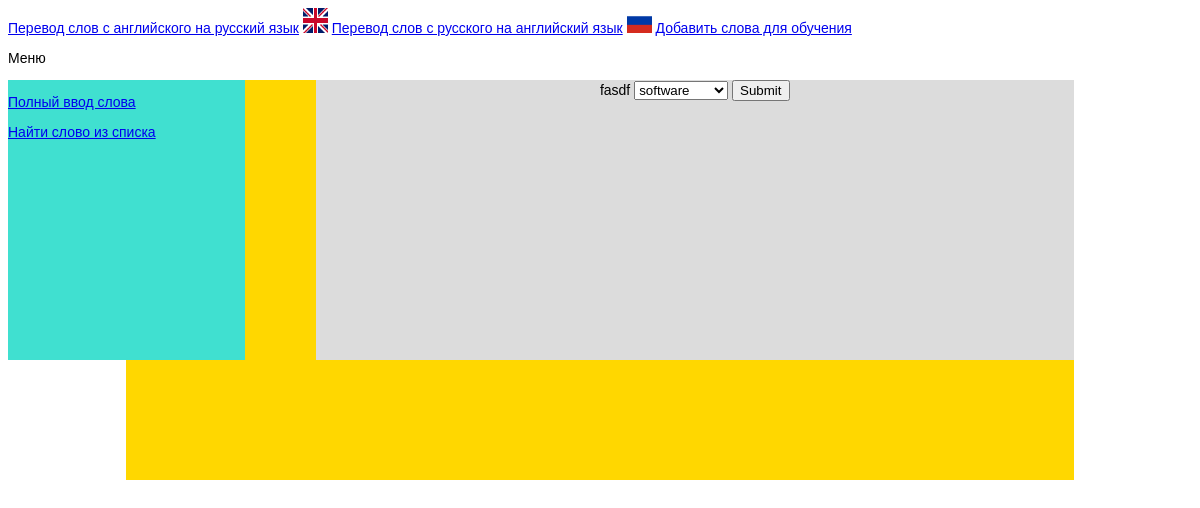
The page /lst_russia on the database as committed earlier.
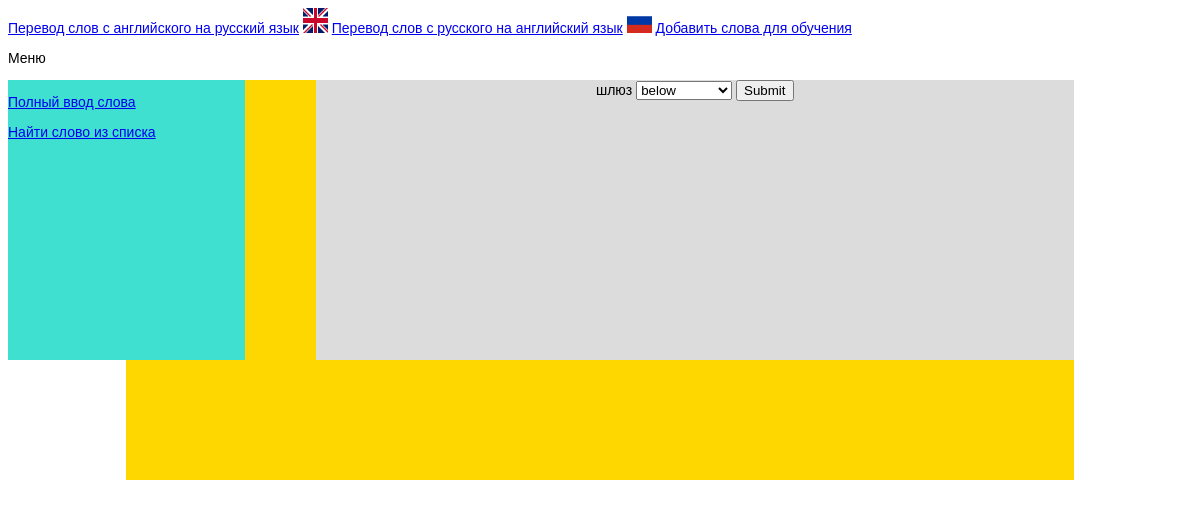
The same page on the database as committed later.
### main.py (models this page shows)
class Dictionary(db.Model):
    id = db.Column(db.Integer, primary_key=True)
    english_word = db.Column(db.String, nullable=False)
    russia_word = db.Column(db.String, nullable=False)

### main.py (the view, shortened to what this page needs)
@app.route("/lst_russia",methods=["GET","POST"])
def lst_russia():
    lst_id_word = []
    items = Dictionary.query.all()
    for x in items:
        lst_id_word.append(x.id)
    r = choice(lst_id_word)
    q = Dictionary.query.filter_by(id=r).first()
    q_english_word = q.english_word
    q_russia_word = q.russia_word
    eng_word = q.english_word
    q_english_word = [q_english_word]
    for x in range(6):
        q = Dictionary.query.filter_by(id=choice(lst_id_word)).first()
        eng = q.english_word
        if eng not in q_russia_word:
            q_english_word.append(eng)
    shuffle(q_english_word)
    return render_template("lst_input_russia.html",menu_russia=menu_russia,q_english_word=q_english_word,q_russia_word=q_russia_word,eng_word=eng_word)

### templates/lst_input_russia.html (shortened to what this page needs)
{% extends 'base.html' %}
{% block sidebar %}
{% for m in menu_russia %}
<p><a href="{{m.url}}">{{m.name}}</a></p>
{% endfor %}
{% endblock %}
{% block content %}
<form method="POST">
    <span name="word">{{q_russia_word}}</span>
<select name="comp_select">
  {% for x in q_english_word %}
<option value="{{x}}">{{x}}</option>
{% endfor %}
</select>
    <input type="submit">
</form>
{% endblock %}

Rows that differ between the two databases and show on the page:
removed Dictionary: russia_word "fasdf"
added Dictionary: russia_word "шлюз"
Other text that changed with them:
form field comp_select: "software" → "below"
